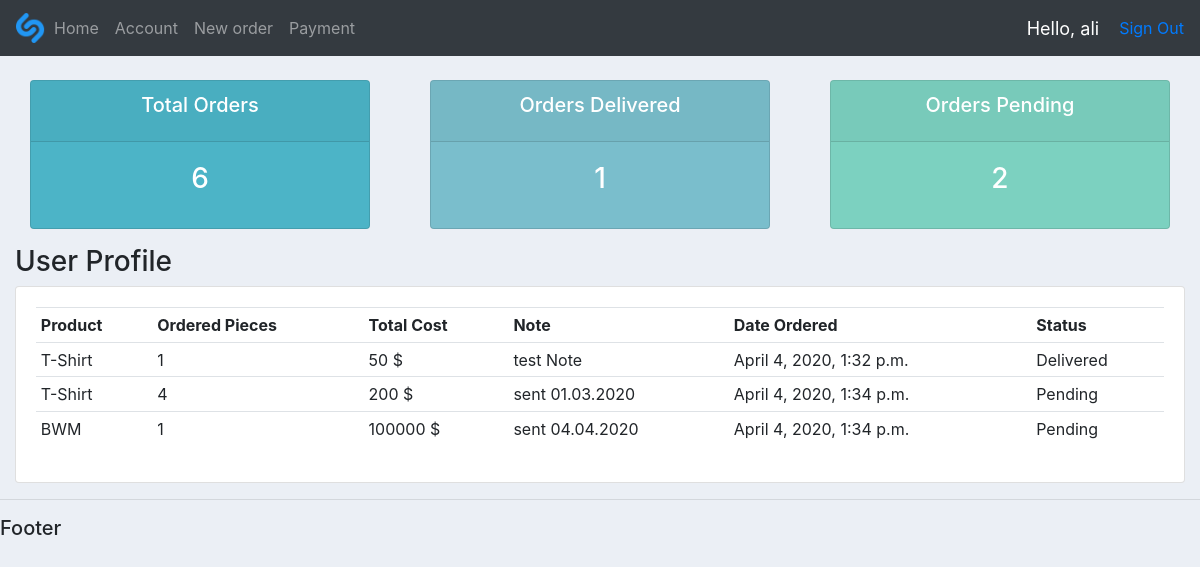
The page /user/ (signed in) on the database as committed earlier.
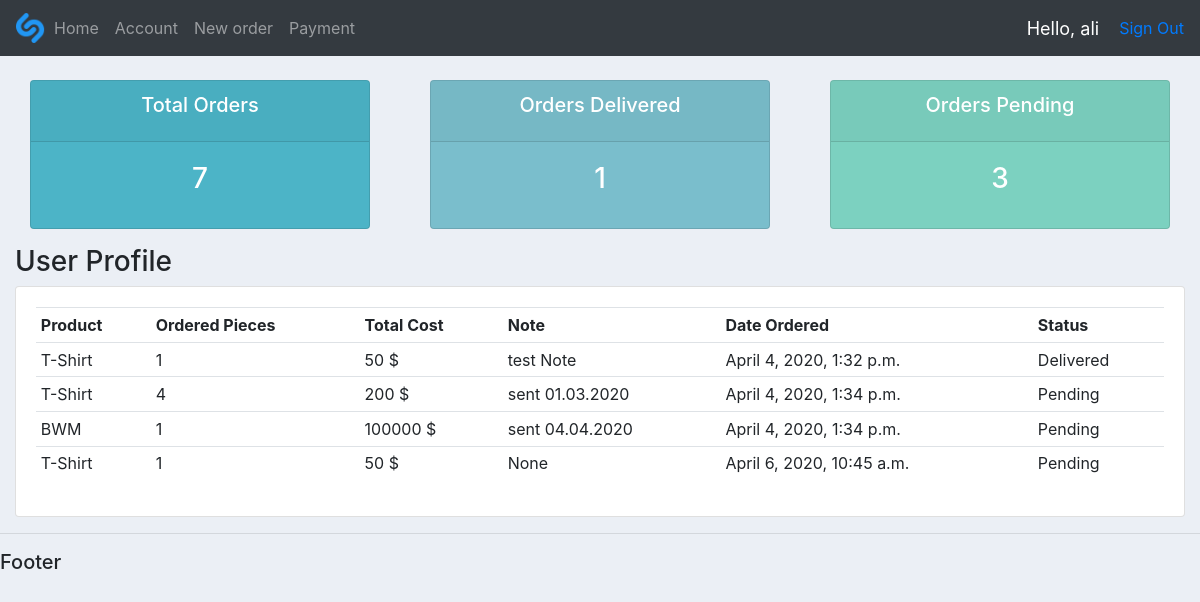
The same page on the database as committed later.
### accounts/models.py (models this page shows, shortened)
class Order(models.Model):
    Status = (
        ('Pending', 'Pending'),
        ('Out of Delivery', 'Out Of Delivery'),
        ('Delivered', 'Delivered')
    )
    customer = models.ForeignKey(Customer, null=True, on_delete=models.SET_NULL)
    product = models.ForeignKey(Product, null=True, on_delete=models.SET_NULL)
    dateCreated = models.DateTimeField(auto_now_add=True, null=True)
    status = models.CharField(max_length=200, null=True, choices=Status, default='Pending')
    note = models.CharField(max_length=1000, null=True)
    adet = models.IntegerField(null=True)
    totalCost= models.IntegerField(null=True)

class Product(models.Model):
    Category = (
        ('Indoor', 'Indoor'),
        ('Outdoor', 'Outdoor'),
        ('Electronic', 'Electronic')
    )
    name = models.CharField(max_length=200, null=True)
    price = models.FloatField(null=True)
    category = models.CharField(max_length=200, null=True, choices=Category)
    description = models.CharField(max_length=200, null=True)
    dateCreated = models.DateTimeField(auto_now_add=True, null=True)
    tags = models.ManyToManyField(Tag)
    def __str__(self):
        return self.name

### accounts/decorators.py (the view)
        def wrapper_function(request, *args, **kwargs):
            group = None
            if request.user.groups.exists():
                group = request.user.groups.all()[0].name
            for role in allowed_roles:
                if group == role:
                    return view_func(request, *args, **kwargs)
            return HttpResponse("You are not authorized to view this page")

### accounts/views.py (called while the page is built)
@allowed_users(allowed_roles=['customer'])
@login_required(login_url='signin')
def userPage(request):
    orders = request.user.customer.order_set.all()
    totalOrders = orders.count()
    delivered = orders.filter(status='Delivered').count()
    pending = orders.filter(status='Pending').count()
    totalOrdersAmount = 0
    for order in orders:
        totalOrdersAmount += order.adet
    context = {'orders': orders,
               'totalOrders': totalOrders,
               'delivered': delivered,
               'pending': pending,
               'totalOrdersAmount':totalOrdersAmount
               }
    return render(request, 'accounts/user.html', context)

### accounts/templates/accounts/user.html
{% extends 'accounts/main.html'%}
{% block content%}
{% include 'accounts/status.html' %}
<h3>User Profile</h3>
<div class="row">
    <div class="col-md">
        <div class="card card-body">
            <table class="table table-sm">
                <tr>
                    <th>Product</th>
                    <th>Ordered Pieces</th>
                    <th>Total Cost</th>
                    <th>Note</th>
                    <th>Date Ordered</th>
                    <th>Status</th>
                </tr>
                {% for order in orders %}
                <tr>
                    <td>{{order.product}}</td>
                    <td>{{order.adet}}</td>
                    <td>{{order.totalCost}}<span> $</span></td>
                    <td>{{order.note}}</td>
                    <td>{{order.dateCreated}}</td>
                    <td>{{order.status}}</td>
                </tr>
                {% endfor %}
            </table>
        </div>
    </div>
</div>
{%endblock%}

### accounts/templates/accounts/main.html (shortened to what this page needs)
{% load static %}
<!DOCTYPE html>
<html lang="en">
<head>
    <link rel="stylesheet" href="https://stackpath.bootstrapcdn.com/bootstrap/4.3.1/css/bootstrap.min.css"
>
    <link rel="stylesheet" type="text/css" href="{% static '/css/main.css' %}">
</head>
<body>
{% include 'accounts/navbar.html' %}
<div class="container-fluid">
    {% block content %}
    {% endblock %}
</div>
<hr>
<h5>Footer</h5>
</body>
</html>

### accounts/templates/accounts/navbar.html (shortened to what this page needs)
{% load static %}
<nav class="navbar navbar-expand-lg navbar-dark bg-dark">
    <img src="{% static 'images/Shazam.png' %}" style="width:30px;height:30px;">
    <div class="collapse navbar-collapse" id="navbarNav">
        <ul class="navbar-nav">
            {% if request.user.is_staff %}
            <li class="nav-item active">
                <a class="nav-link" href="{% url 'home' %}">Dashboard</a>
            </li>
            <li class="nav-item">
                <a class="nav-link" href="{% url 'products' %}">Products</a>
            </li>
            {% else %}
            <li class="nav-item">
                <a class="nav-link" href="{% url 'user-page' %}">Home</a>
            </li>
            <li class="nav-item">
                <a class="nav-link" href="{% url 'account' %}">Account</a>
            </li>
            <li class="nav-item">
                <a class="nav-link" href="{% url 'purchase' user.customer.id %}">New order</a>
            </li>
            <li class="nav-item">
                <a class="nav-link" href="{% url 'payment' user.customer.id%}">Payment</a>
            </li>
            {%endif%}
        </ul>
    </div>
    <span id="hello-message">Hello, {{request.user}}</span>
    <span><a href="{% url 'signout' %}">Sign Out</a></span>
</nav>

### accounts/templates/accounts/status.html
<br>
<div class="row">
    <div class="col">
        <div class="col-md">
            <div class="card text-center text-white mb-3" id="total_orders">
                <div class="card-header">
                    <h5 class="card-title">Total Orders</h5>
                </div>
                <div class="card-body">
                    <h3 class="card-title">{{totalOrdersAmount}}</h3>
                </div>
            </div>
        </div>
    </div>
    <div class="col">
        <div class="col-md">
            <div class="card text-center text-white mb-3" id="orders-delivered">
                <div class="card-header">
                    <h5 class="card-title">Orders Delivered</h5>
                </div>
                <div class="card-body">
                    <h3 class="card-title">{{delivered}}</h3>
                </div>
            </div>
        </div>
    </div>
    <div class="col">
        <div class="col-md">
            <div class="card text-center text-white mb-3" id="order-pending">
                <div class="card-header">
                    <h5 class="card-title">Orders Pending</h5>
                </div>
                <div class="card-body">
                    <h3 class="card-title">{{pending}}</h3>
                </div>
            </div>
        </div>
    </div>
</div>

### static/css/main.css (style rules this page uses)
body { background-color:#ebeff5; }
#total_orders { background-color:#4cb4c7; }
#orders-delivered { background-color:#7abecc; }
#order-pending { background-color:#7CD1C0; }

### accounts/templates/accounts/navbar.html (style rules this page uses)
#hello-message { font-size: 18px; color: white; margin-right: 20px; }

Rows that differ between the two databases and show on the page:
added Order: product "T-Shirt", adet "1", totalCost "50", note "None", dateCreated "April 6, 2020, 10:45 a.m.", status "Pending"
Other text that changed with them:
{{ totalOrdersAmount }}: "6" → "7"
{{ pending }}: "2" → "3"
